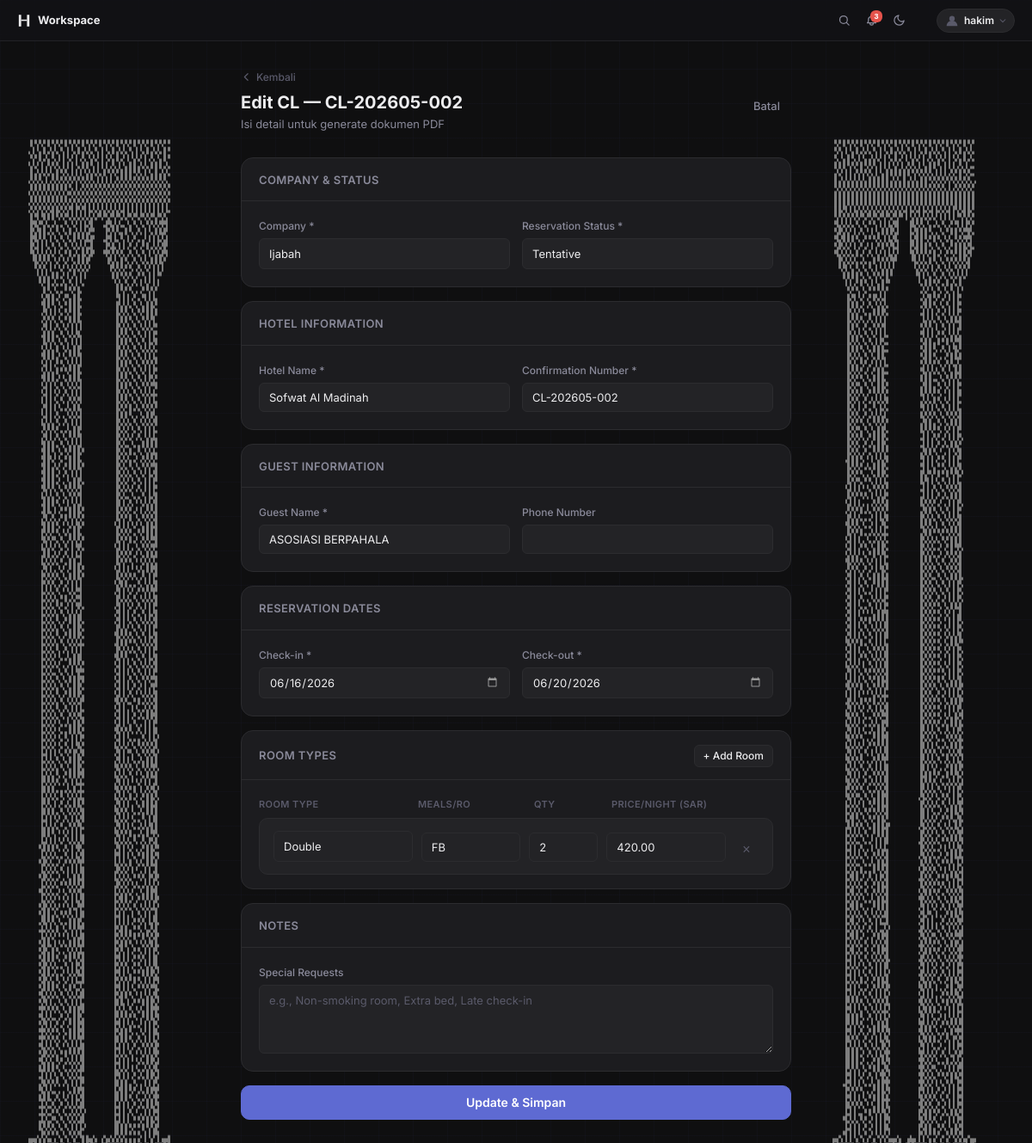
Screenshot of /cl/3/edit/ (signed in) with the database file from the repository.
### invoices/models.py (models this page shows, shortened)
class ConfirmationLetter(models.Model):
    company = models.CharField(max_length=20, choices=COMPANY_CHOICES, default='konoz')
    client  = models.ForeignKey('Client', null=True, blank=True, on_delete=models.SET_NULL, related_name='cls')
    hotel_name = models.CharField(max_length=200)
    guest_name = models.CharField(max_length=200)
    guest_phone = models.CharField(max_length=50, blank=True)
    check_in = models.DateField(null=True, blank=True)
    check_out = models.DateField(null=True, blank=True)
    confirmation_number = models.CharField(max_length=100)
    reservation_status = models.CharField(max_length=50, default='DEFINITE')
    invoice = models.ForeignKey(
        'Invoice',
        null=True, blank=True,
        on_delete=models.SET_NULL,
        related_name='confirmation_letters',
    )
    note = models.TextField(blank=True)
    ai_summary = models.TextField(blank=True)
    created_at = models.DateTimeField(auto_now_add=True)
    updated_at = models.DateTimeField(auto_now=True)
    class Meta:
        ordering = ['-created_at']

class Room(models.Model):
    cl = models.ForeignKey(ConfirmationLetter, on_delete=models.CASCADE, related_name='rooms')
    room_type = models.CharField(max_length=50)
    meals = models.CharField(max_length=100, blank=True)
    quantity = models.PositiveIntegerField(default=1)
    price = models.DecimalField(max_digits=12, decimal_places=2, default=0)

### invoices/views/cl_views.py (the view, shortened to what this page needs)
# urls.py: path('cl/<int:pk>/edit/', views.cl_edit, name='cl_edit'),
@login_required
def cl_edit(request, pk):
    cl = get_object_or_404(ConfirmationLetter, pk=pk)
    hotels = json.dumps(list(Hotel.objects.filter(is_active=True).values("name", "company", "city").order_by("company", "city", "name")))
    return render(request, "invoices/cl/cl_form.html", {"cl": cl, "edit": True, "hotels": hotels})

### invoices/models.py (called while the page is built)
    @property
    def total_sar(self):
        return sum(r.total_sar for r in self.reservations.all())

    @property
    def total_paid_sar(self):
        from .utils import convert_to_sar
        return sum(
            int(round(convert_to_sar(float(p.amount), p.currency, float(p.exchange_rate))))
            for p in self.payments.all()
        )

    @property
    def remaining_sar(self):
        return self.total_sar - self.total_paid_sar

### invoices/utils.py (called while the page is built)
def convert_to_sar(amount, currency, exchange_rate):
    if currency == "SAR":
        return amount
    elif currency == "IDR":
        return amount / exchange_rate if exchange_rate != 0 else 0
    else:  # USD or others
        return amount * exchange_rate

### invoices/templates/invoices/cl/cl_form.html (shortened to what this page needs)
{% extends 'invoices/partials/_base.html' %}
{% load static %}
{% block content %}
<div class="page-sm">
  <div class="page-header">
    <div>
      <div class="page-title">{% if edit %}Edit CL — {{ cl.confirmation_number }}{% else %}Confirmation Letter{% endif %}</div>
      <div class="page-sub">Isi detail untuk generate dokumen PDF</div>
    </div>
    {% if edit %}
    <div class="page-actions">
      <a href="{% url 'cl_detail' cl.pk %}" class="btn btn-ghost">Batal</a>
    </div>
    {% endif %}
  </div>
  <form method="POST" action="{% if edit %}{% url 'cl_edit' cl.pk %}{% else %}{% url 'cl_new' %}{% endif %}" id="cl-form">
    <div class="card">
      <div class="card-header"><span class="card-title">Company &amp; Status</span></div>
      <div class="card-body">
        <div class="grid-2">
          <div class="field">
            <label>Company *</label>
            <select name="company" required>
              <option value="ijabah" {% if edit and cl.company == 'ijabah' or not edit and default_company == 'ijabah' %}selected{% endif %}>Ijabah</option>
            </select>
          </div>
          <div class="field">
            <label>Reservation Status *</label>
            <select name="reservation_status" required>
              <option value="TENTATIVE" {% if edit and cl.reservation_status == 'TENTATIVE' %}selected{% endif %}>Tentative</option>
            </select>
          </div>
        </div>
      </div>
    </div>
    <div class="card">
      <div class="card-header"><span class="card-title">Hotel Information</span></div>
      <div class="card-body">
        <div class="grid-2">
          <div class="field">
            <label>Hotel Name *</label>
            <input type="text" id="hotel_search" autocomplete="off" placeholder="Ketik nama hotel…" style="width:100%;">
          </div>
          <div class="field">
            <label>Confirmation Number *</label>
            <input type="text" name="confirmation_number" required value="{% if edit %}{{ cl.confirmation_number }}{% elif form_data %}{{ form_data.confirmation_number }}{% else %}{{ suggested_number }}{% endif %}">
          </div>
        </div>
      </div>
    </div>
    <div class="card">
      <div class="card-header"><span class="card-title">Guest Information</span></div>
      <div class="card-body">
        <div class="grid-2">
          <div class="field">
            <label>Guest Name *</label>
            <input type="text" name="guest_name" required value="{% if edit %}{{ cl.guest_name }}{% endif %}">
          </div>
          <div class="field">
            <label>Phone Number</label>
            <input type="tel" name="guest_phone" value="{% if edit %}{{ cl.guest_phone }}{% endif %}">
          </div>
        </div>
      </div>
    </div>
    <div class="card">
      <div class="card-header"><span class="card-title">Reservation Dates</span></div>
      <div class="card-body">
        <div class="grid-2">
          <div class="field">
            <label>Check-in *</label>
            <input type="date" id="check_in" name="check_in" required value="{% if edit and cl.check_in %}{{ cl.check_in|date:'Y-m-d' }}{% elif form_data %}{{ form_data.check_in }}{% endif %}">
          </div>
          <div class="field">
            <label>Check-out *</label>
            <input type="date" id="check_out" name="check_out" required value="{% if edit and cl.check_out %}{{ cl.check_out|date:'Y-m-d' }}{% elif form_data %}{{ form_data.check_out }}{% endif %}">
          </div>
        </div>
      </div>
    </div>
    <div class="card">
      <div class="card-header">
        <span class="card-title">Room Types</span>
        <button type="button" class="btn btn-secondary" style="height:26px;padding:0 10px;font-size:12px;" onclick="addRoom()">+ Add Room</button>
      </div>
      <div class="card-body" style="padding-bottom:8px;">
        <div style="display:grid;grid-template-columns:1.4fr 1fr 80px 1.2fr 28px;gap:10px;padding:0 0 8px;font-size:11px;font-weight:600;color:var(--text-3);text-transform:uppercase;letter-spacing:.4px;">
          <div>Room Type</div><div>Meals/RO</div><div>Qty</div><div>Price/Night (SAR)</div><div></div>
        </div>
        <div id="rooms-container">
          {% if edit %}
            {% for room in cl.rooms.all %}
            <div class="room-row">
              <div class="field">
                <select name="room_type" required>
                  <option value="Double" {% if room.room_type == 'Double' %}selected{% endif %}>Double</option>
                </select>
              </div>
              <div class="field"><input type="text" name="room_meals" placeholder="BB, HB…" value="{{ room.meals }}"></div>
              <div class="field"><input type="number" name="num_rooms" min="1" value="{{ room.quantity }}" required></div>
              <div class="field"><input type="number" name="room_price" min="0" step="0.01" value="{{ room.price }}" required></div>
              <button type="button" class="btn-remove" onclick="removeRoom(this)">×</button>
            </div>
            {% endfor %}
          {% endif %}
        </div>
      </div>
    </div>
    <div class="card">
      <div class="card-header"><span class="card-title">Notes</span></div>
      <div class="card-body">
        <div class="field">
          <label>Special Requests</label>
          <textarea name="note" placeholder="e.g., Non-smoking room, Extra bed, Late check-in">{% if edit %}{{ cl.note }}{% endif %}</textarea>
        </div>
      </div>
    </div>
    <button type="submit" id="submit-btn" class="btn btn-primary btn-full">
      {% if edit %}Update &amp; Simpan{% else %}Simpan &amp; Buka Detail{% endif %}
    </button>
  </form>
</div>
{% endblock %}

### invoices/templates/invoices/partials/_base.html (shortened to what this page needs)
{% load static %}
<!DOCTYPE html>
<html lang="en" data-theme="dark">
<head>
  <link rel="stylesheet" href="{% static 'invoices/css/design.css' %}">
</head>
<body>
  <nav class="topbar">
    <a href="{% url 'home' %}" class="topbar-brand" data-shortcut="home">
  <svg width="16" height="16" viewBox="0 0 26 26" fill="none" xmlns="http://www.w3.org/2000/svg">
    <rect x="3" y="2" width="4.5" height="22" fill="currentColor"/>
    <rect x="18.5" y="2" width="4.5" height="22" fill="currentColor"/>
    <rect x="7.5" y="11" width="11" height="2.5" fill="currentColor"/>
  </svg>
  Workspace
</a>
    {% if user.is_authenticated %}
    <div class="topbar-right">
      <button type="button" id="btn-search" class="topbar-icon-btn" title="Cari (/)">
        <svg width="15" height="15" fill="none" stroke="currentColor" stroke-width="2" viewBox="0 0 24 24"><circle cx="11" cy="11" r="7"/><path stroke-linecap="round" d="M21 21l-4.35-4.35"/></svg>
      </button>
      <button type="button" class="topbar-icon-btn" id="btn-notif" title="Notifikasi">
        {% if due_soon_count %}<span class="notif-badge">{{ due_soon_count }}</span>{% endif %}
      </button>
      <button type="button" id="btn-theme" class="topbar-icon-btn" title="Ganti tema" onclick="toggleTheme()">
        <svg id="icon-moon" width="15" height="15" fill="none" stroke="currentColor" stroke-width="2" viewBox="0 0 24 24"><path stroke-linecap="round" stroke-linejoin="round" d="M21 12.79A9 9 0 1111.21 3a7 7 0 009.79 9.79z"/></svg>
      </button>
      <div class="account-wrap" id="account-wrap">
        <button type="button" id="btn-account" class="account-btn" aria-label="Akun">
          {% if user.profile.avatar %}
          <img src="{{ user.profile.avatar.url }}" class="account-avatar-img" alt="{{ user.username }}">
          {% else %}
          <svg class="account-avatar-default" width="18" height="18" viewBox="0 0 20 20" fill="none" xmlns="http://www.w3.org/2000/svg">
            <circle cx="10" cy="7.5" r="3.5" fill="currentColor"/>
            <path d="M3 17c0-3.866 3.134-7 7-7s7 3.134 7 7" fill="currentColor"/>
          </svg>
          {% endif %}
          <span class="account-username">{{ user.username }}</span>
          <svg class="account-chevron" width="10" height="10" fill="none" stroke="currentColor" stroke-width="2.5" viewBox="0 0 24 24"><path stroke-linecap="round" stroke-linejoin="round" d="M19 9l-7 7-7-7"/></svg>
        </button>
      </div>
    </div>
    {% endif %}
  </nav>
  {% block content %}{% endblock %}
</body>
</html>

### invoices/templates/invoices/partials/_base.html (style rules this page uses)
.page, .page-sm, .center-wrap, .card, .modal-overlay, #search-overlay { position: relative; z-index: 1; }

### invoices/templates/invoices/cl/cl_form.html (style rules this page uses)
.room-row { display: grid; grid-template-columns: 1.4fr 1fr 80px 1.2fr 28px; gap: 10px; align-items: end; padding: 14px 16px; border-radius: var(--r-lg); border: 1px solid var(--border); background: var(--surface-2); margin-bottom: 8px; }

### rows the page displays
ConfirmationLetter: confirmation_number "CL-202605-002", company "Ijabah", reservation_status "Tentative", guest_name "ASOSIASI BERPAHALA", check_in "06/16/2026", check_out "06/20/2026"
Room: room_type "Double", room_meals "FB", num_rooms "2", room_price "420.00"

### other values shown
{{ due_soon_count }} "3"
{{ user.username }} "hakim"
